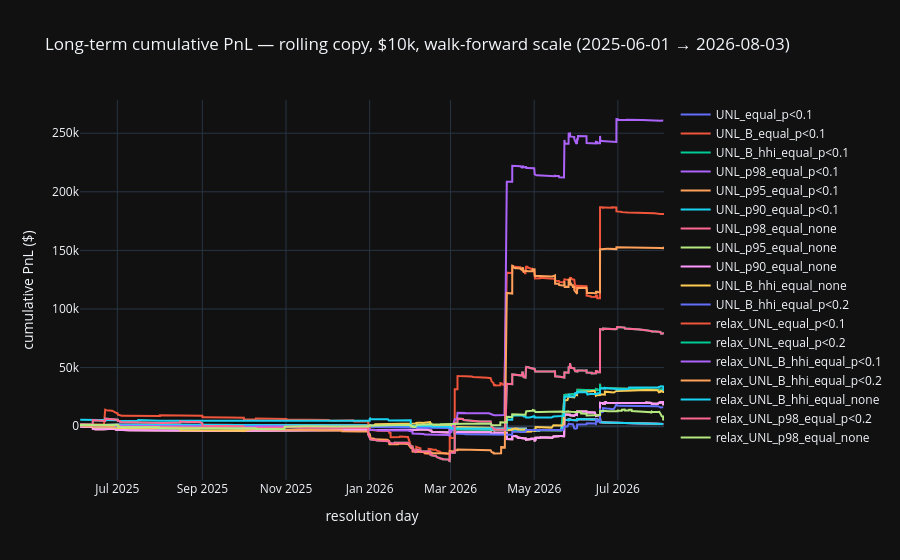
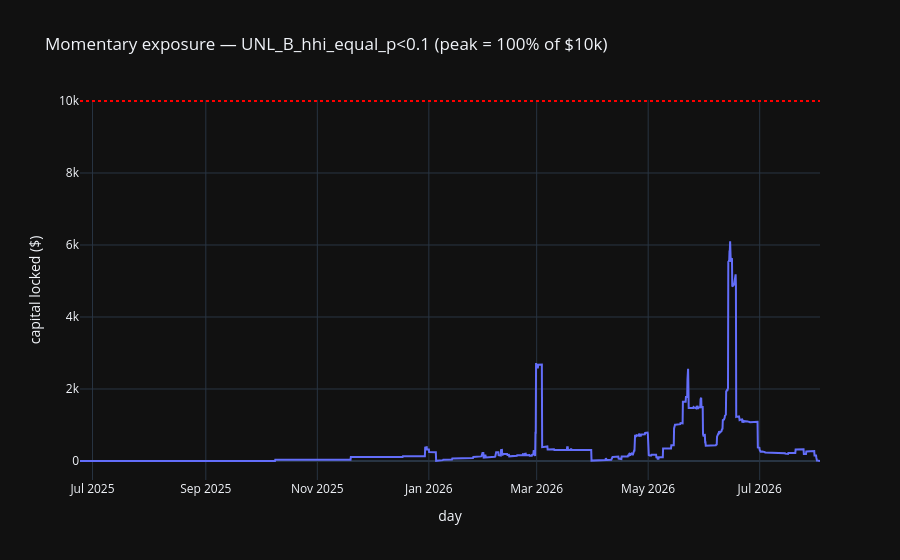
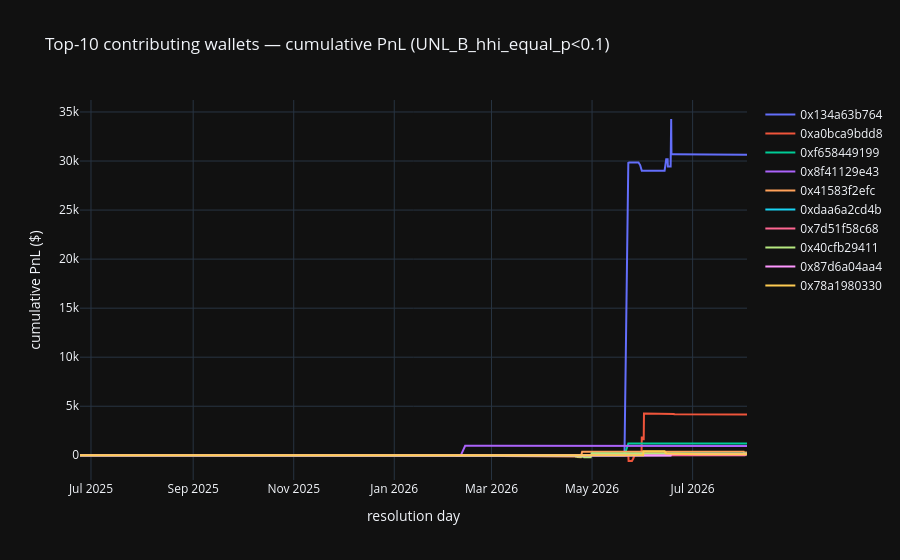

The cell these charts' notebook holds for them, in order:
### Code cell
# Daily exposure + top-10 contributor wallets (primary config)
import plotly.graph_objects as go

prim = lt_out["UNL_B_hhi_equal_p<0.1"]
sub = prim["fr"].loc[prim["res"]["taken"]].copy()
qty = np.clip(1.0 * sub["score1"] * sub["alpha_wf"] * sub["copyable_qty"],
              0.0, sub["copyable_qty"])
cost = sub["price"] * qty
op = sub["dt"].dt.floor("4h")
cl = np.maximum(
    pd.to_datetime(sub["end_date_iso"], utc=True).values.astype("datetime64[ns]"),
    pd.to_datetime(sub["market_close"], utc=True).values.astype("datetime64[ns]"),
)
cl = pd.DatetimeIndex(cl).tz_localize("UTC").floor("4h")
day_idx = pd.date_range(prim["fr"]["dt"].min().floor("4h"),
                        prim["fr"]["dt"].max().floor("4h"), freq="4h", tz="UTC")
ev = pd.Series(0.0, index=day_idx)
ev = ev.add(pd.Series(cost.to_numpy(), index=op).groupby(level=0).sum(), fill_value=0.0)
ev = ev.add(-pd.Series(cost.to_numpy(), index=cl).groupby(level=0).sum(), fill_value=0.0)
expo = ev.cumsum()

fig = go.Figure()
for name, d in lt_out.items():
    fig.add_trace(go.Scatter(x=d["cum"].index, y=d["cum"].values, name=name, mode="lines"))
fig.update_layout(
    title=f"Long-term cumulative PnL — rolling copy, $10k, walk-forward scale ({LT_START.date()} → {DATA_END.date()})",
    template="plotly_dark", xaxis_title="resolution day", yaxis_title="cumulative PnL ($)",
)
fig.show()

fig2 = go.Figure()
fig2.add_trace(go.Scatter(x=expo.index, y=expo.values, name="capital locked", mode="lines"))
fig2.add_hline(y=BUDGET, line_dash="dot", line_color="red")
fig2.update_layout(
    title="Momentary exposure — UNL_B_hhi_equal_p<0.1 (peak = 100% of $10k)",
    template="plotly_dark", xaxis_title="day", yaxis_title="capital locked ($)",
)
fig2.show()

per_share = sub["copyable_pnl"] / sub["copyable_qty"].replace(0, np.nan)
pnl = (per_share * qty).fillna(0.0)
g = pd.DataFrame({"wallet": sub["wallet"].to_numpy(), "rel": cl, "pnl": pnl.to_numpy()})
pw = g.groupby(["wallet", "rel"])["pnl"].sum().unstack().fillna(0.0).cumsum(axis=1)
top10 = pw.T.iloc[-1].nlargest(10).index
pwtop = pw.T[top10]

fig3 = go.Figure()
for w in top10:
    fig3.add_trace(go.Scatter(x=pwtop.index, y=pwtop[w].values, name=str(w)[:12], mode="lines"))
fig3.update_layout(
    title="Top-10 contributing wallets — cumulative PnL (UNL_B_hhi_equal_p<0.1)",
    template="plotly_dark", xaxis_title="resolution day", yaxis_title="cumulative PnL ($)",
)
fig3.show()

print("top-10 wallets, final cumulative PnL:")
print(pwtop.iloc[-1].sort_values(ascending=False).round(0).to_string())
print(f"top-10 share of total: {pwtop.iloc[-1].sum():,.0f} / {pw.T.iloc[-1].sum():,.0f} "
      f"({pwtop.iloc[-1].sum() / pw.T.iloc[-1].sum():.0%})")

### Figure 1 — Plotly figure (JSON) as saved in the notebook; plotly's stock layout.template omitted (floating-point values rounded to 4 significant figures; data arrays with more than 128 entries replaced by an {"elided": "..."} marker saying what was removed)
{"data": [{"mode": "lines", "name": "UNL_equal_p<0.1", "type": "scatter", "x": {"elided": "821 str values"}, "y": {"elided": "821 float values"}}, {"mode": "lines", "name": "UNL_B_equal_p<0.1", "type": "scatter", "x": {"elided": "412 str values"}, "y": {"elided": "412 float values"}}, {"mode": "lines", "name": "UNL_B_hhi_equal_p<0.1", "type": "scatter", "x": {"elided": "412 str values"}, "y": {"elided": "412 float values"}}, {"mode": "lines", "name": "UNL_p98_equal_p<0.1", "type": "scatter", "x": {"elided": "821 str values"}, "y": {"elided": "821 float values"}}, {"mode": "lines", "name": "UNL_p95_equal_p<0.1", "type": "scatter", "x": {"elided": "821 str values"}, "y": {"elided": "821 float values"}}, {"mode": "lines", "name": "UNL_p90_equal_p<0.1", "type": "scatter", "x": {"elided": "821 str values"}, "y": {"elided": "821 float values"}}, {"mode": "lines", "name": "UNL_p98_equal_none", "type": "scatter", "x": {"elided": "2836 str values"}, "y": {"elided": "2836 float values"}}, {"mode": "lines", "name": "UNL_p95_equal_none", "type": "scatter", "x": {"elided": "2836 str values"}, "y": {"elided": "2836 float values"}}, {"mode": "lines", "name": "UNL_p90_equal_none", "type": "scatter", "x": {"elided": "2836 str values"}, "y": {"elided": "2836 float values"}}, {"mode": "lines", "name": "UNL_B_hhi_equal_none", "type": "scatter", "x": {"elided": "1399 str values"}, "y": {"elided": "1399 float values"}}, {"mode": "lines", "name": "UNL_B_hhi_equal_p<0.2", "type": "scatter", "x": {"elided": "609 str values"}, "y": {"elided": "609 float values"}}, {"mode": "lines", "name": "relax_UNL_equal_p<0.1", "type": "scatter", "x": {"elided": "2362 str values"}, "y": {"elided": "2362 float values"}}, {"mode": "lines", "name": "relax_UNL_equal_p<0.2", "type": "scatter", "x": {"elided": "2884 str values"}, "y": {"elided": "2884 float values"}}, {"mode": "lines", "name": "relax_UNL_B_hhi_equal_p<0.1", "type": "scatter", "x": {"elided": "1181 str values"}, "y": {"elided": "1181 float values"}}, {"mode": "lines", "name": "relax_UNL_B_hhi_equal_p<0.2", "type": "scatter", "x": {"elided": "1528 str values"}, "y": {"elided": "1528 float values"}}, {"mode": "lines", "name": "relax_UNL_B_hhi_equal_none", "type": "scatter", "x": {"elided": "3077 str values"}, "y": {"elided": "3077 float values"}}, {"mode": "lines", "name": "relax_UNL_p98_equal_p<0.2", "type": "scatter", "x": {"elided": "2884 str values"}, "y": {"elided": "2884 float values"}}, {"mode": "lines", "name": "relax_UNL_p98_equal_none", "type": "scatter", "x": {"elided": "5566 str values"}, "y": {"elided": "5566 float values"}}], "layout": {"title": {"text": "Long-term cumulative PnL — rolling copy, $10k, walk-forward scale (2025-06-01 → 2026-08-03)"}, "xaxis": {"title": {"text": "resolution day"}}, "yaxis": {"title": {"text": "cumulative PnL ($)"}}}}

### Figure 2 — Plotly figure (JSON) as saved in the notebook; plotly's stock layout.template omitted (floating-point values rounded to 4 significant figures; data arrays with more than 128 entries replaced by an {"elided": "..."} marker saying what was removed)
{"data": [{"mode": "lines", "name": "capital locked", "type": "scatter", "x": {"elided": "2422 str values"}, "y": {"elided": "2422 float values"}}], "layout": {"shapes": [{"line": {"color": "red", "dash": "dot"}, "type": "line", "x0": 0, "x1": 1, "xref": "x domain", "y0": 10000, "y1": 10000, "yref": "y"}], "title": {"text": "Momentary exposure — UNL_B_hhi_equal_p<0.1 (peak = 100% of $10k)"}, "xaxis": {"title": {"text": "day"}}, "yaxis": {"title": {"text": "capital locked ($)"}}}}

### Figure 3 — Plotly figure (JSON) as saved in the notebook; plotly's stock layout.template omitted (floating-point values rounded to 4 significant figures; data arrays with more than 128 entries replaced by an {"elided": "..."} marker saying what was removed)
{"data": [{"mode": "lines", "name": "0x134a63b764", "type": "scatter", "x": {"elided": "248 str values"}, "y": {"elided": "248 float values"}}, {"mode": "lines", "name": "0xa0bca9bdd8", "type": "scatter", "x": {"elided": "248 str values"}, "y": {"elided": "248 float values"}}, {"mode": "lines", "name": "0xf658449199", "type": "scatter", "x": {"elided": "248 str values"}, "y": {"elided": "248 float values"}}, {"mode": "lines", "name": "0x8f41129e43", "type": "scatter", "x": {"elided": "248 str values"}, "y": {"elided": "248 float values"}}, {"mode": "lines", "name": "0x41583f2efc", "type": "scatter", "x": {"elided": "248 str values"}, "y": {"elided": "248 float values"}}, {"mode": "lines", "name": "0xdaa6a2cd4b", "type": "scatter", "x": {"elided": "248 str values"}, "y": {"elided": "248 float values"}}, {"mode": "lines", "name": "0x7d51f58c68", "type": "scatter", "x": {"elided": "248 str values"}, "y": {"elided": "248 float values"}}, {"mode": "lines", "name": "0x40cfb29411", "type": "scatter", "x": {"elided": "248 str values"}, "y": {"elided": "248 float values"}}, {"mode": "lines", "name": "0x87d6a04aa4", "type": "scatter", "x": {"elided": "248 str values"}, "y": {"elided": "248 float values"}}, {"mode": "lines", "name": "0x78a1980330", "type": "scatter", "x": {"elided": "248 str values"}, "y": {"elided": "248 float values"}}], "layout": {"title": {"text": "Top-10 contributing wallets — cumulative PnL (UNL_B_hhi_equal_p<0.1)"}, "xaxis": {"title": {"text": "resolution day"}}, "yaxis": {"title": {"text": "cumulative PnL ($)"}}}}
